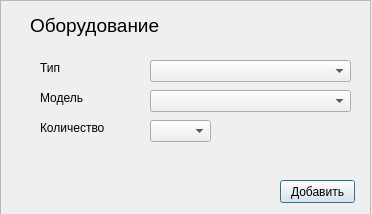
<?xml version="1.0" encoding="UTF-8"?>
<ui version="4.0">
 <class>Dialog</class>
 <widget class="QDialog" name="Dialog">
  <property name="geometry">
   <rect>
    <x>0</x>
    <y>0</y>
    <width>372</width>
    <height>214</height>
   </rect>
  </property>
  <property name="windowTitle">
   <string>Dialog</string>
  </property>
  <widget class="QFrame" name="frame">
   <property name="geometry">
    <rect>
     <x>0</x>
     <y>0</y>
     <width>371</width>
     <height>221</height>
    </rect>
   </property>
   <property name="frameShape">
    <enum>QFrame::StyledPanel</enum>
   </property>
   <property name="frameShadow">
    <enum>QFrame::Raised</enum>
   </property>
   <widget class="QComboBox" name="cb_TypeOStuff">
    <property name="geometry">
     <rect>
      <x>150</x>
      <y>60</y>
      <width>201</width>
      <height>22</height>
     </rect>
    </property>
   </widget>
   <widget class="QComboBox" name="cb_ModelOStuff">
    <property name="geometry">
     <rect>
      <x>150</x>
      <y>90</y>
      <width>201</width>
      <height>22</height>
     </rect>
    </property>
   </widget>
   <widget class="QPushButton" name="btn_AddOStuff">
    <property name="geometry">
     <rect>
      <x>280</x>
      <y>180</y>
      <width>75</width>
      <height>23</height>
     </rect>
    </property>
    <property name="text">
     <string>Добавить</string>
    </property>
   </widget>
   <widget class="QLabel" name="label_3">
    <property name="geometry">
     <rect>
      <x>40</x>
      <y>90</y>
      <width>55</width>
      <height>16</height>
     </rect>
    </property>
    <property name="text">
     <string>Модель</string>
    </property>
   </widget>
   <widget class="QLabel" name="label_2">
    <property name="geometry">
     <rect>
      <x>40</x>
      <y>60</y>
      <width>55</width>
      <height>16</height>
     </rect>
    </property>
    <property name="text">
     <string>Тип</string>
    </property>
   </widget>
   <widget class="QLabel" name="label">
    <property name="geometry">
     <rect>
      <x>30</x>
      <y>10</y>
      <width>161</width>
      <height>31</height>
     </rect>
    </property>
    <property name="font">
     <font>
      <pointsize>14</pointsize>
     </font>
    </property>
    <property name="text">
     <string>Оборудование</string>
    </property>
   </widget>
   <widget class="QLabel" name="label_4">
    <property name="geometry">
     <rect>
      <x>40</x>
      <y>120</y>
      <width>71</width>
      <height>16</height>
     </rect>
    </property>
    <property name="text">
     <string>Количество</string>
    </property>
   </widget>
   <widget class="QComboBox" name="cb_ModelOStuff_2">
    <property name="geometry">
     <rect>
      <x>150</x>
      <y>120</y>
      <width>61</width>
      <height>22</height>
     </rect>
    </property>
   </widget>
  </widget>
 </widget>
 <resources/>
 <connections/>
</ui>
